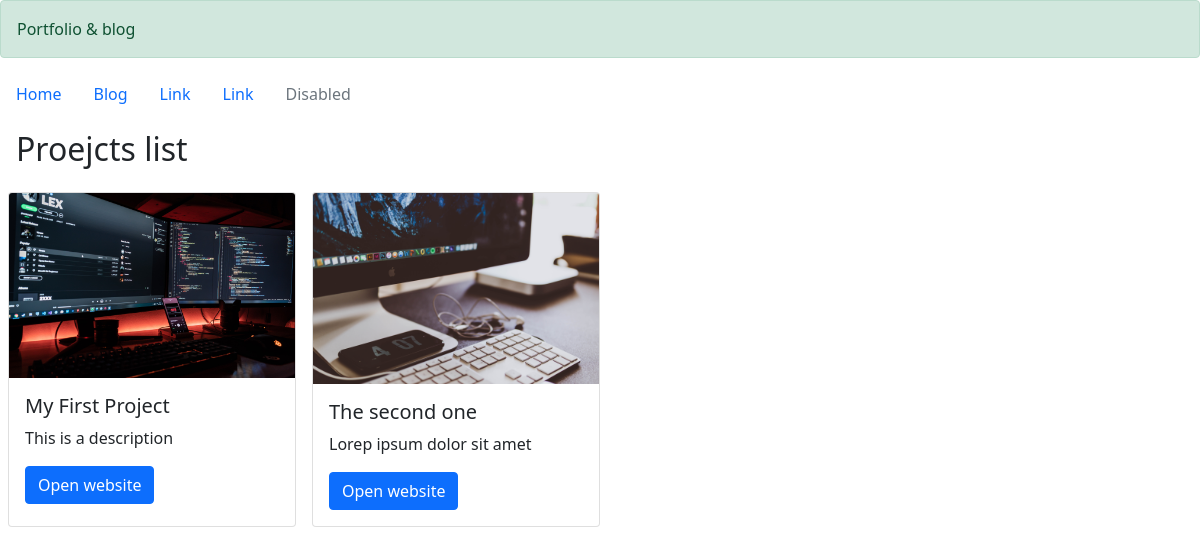
The page / on the database its author committed.
### portfolio/models.py (models this page shows, shortened)
class Project(models.Model):
    title       = models.CharField(max_length = 100)
    description = models.CharField(max_length = 250)
    image       = models.ImageField(upload_to = 'portfolio/images/')
    url         = models.URLField(blank=True)

### portfolio/views.py (the view)
# urls.py: 2. Add a URL to urlpatterns:  path('', views.home, name='home')
def home(request):
    projects = Project.objects.all()
    return render(
        request,
        'portfolio/home.html',
        {'projects': projects}
    )

### portfolio/templates/portfolio/home.html
{% extends 'portfolio/base.html' %}
{% block content %}
     <h2 class="m-3">Proejcts list</h2>
     <div class="projects">
      {% for p in projects %}
      <div class="card m-2" style="width: 18rem;">
        <img src="{{ p.image.url }}" width="100" class="card-img-top" />
        <div class="card-body">
          <h5 class="card-title">{{ p.title }}</h5>
          <p class="card-text">{{ p.description }}</p>
          {% if p.url %}
          <a href="{{ p.url }}" class="btn btn-primary">Open website</a>
          {% endif %}
        </div>
       </div>
       {% endfor %}
     </div>
{% endblock %}

### portfolio/templates/portfolio/base.html (shortened to what this page needs)
<!doctype html>
{% load static %}
<html lang="en">
  <head>
    <link href="https://cdn.jsdelivr.net/npm/bootstrap@5.1.0/dist/css/bootstrap.min.css" rel="stylesheet">
  </head>
  <body>
    <div class="alert alert-success" role="alert">
      Portfolio & blog
    </div>
    <ul class="nav">
      <li class="nav-item">
        <a class="nav-link active" aria-current="page" href="{% url 'home' %}">Home</a>
      </li>
      <li class="nav-item">
        <a class="nav-link" aria-current="page" href="{% url 'blog:all_blogs' %}">Blog</a>
      </li>
      <li class="nav-item">
        <a class="nav-link" href="{% url 'blog:all_blogs' %}">Link</a>
      </li>
      <li class="nav-item">
        <a class="nav-link" href="#">Link</a>
      </li>
      <li class="nav-item">
        <a class="nav-link disabled" href="#" tabindex="-1" aria-disabled="true">Disabled</a>
      </li>
    </ul>
    {% block content %}{% endblock %}
  </body>
</html>

### portfolio/templates/portfolio/base.html (style rules this page uses)
.projects { display: flex; }

### rows shown on the page
Project: image (picture), title "My First Project", description "This is a description"
Project: image (picture), title "The second one", description "Lorep ipsum dolor sit amet"
